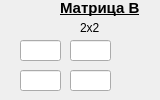
   <widget class="QWidget" name="tab_3">
    <attribute name="title">
     <string>2х2</string>
    </attribute>
    <widget class="QLabel" name="label_17">
     <property name="geometry">
      <rect>
       <x>80</x>
       <y>20</y>
       <width>21</width>
       <height>16</height>
      </rect>
     </property>
     <property name="text">
      <string>2х2</string>
     </property>
    </widget>
    <widget class="QLabel" name="label_18">
     <property name="geometry">
      <rect>
       <x>60</x>
       <y>0</y>
       <width>91</width>
       <height>16</height>
      </rect>
     </property>
     <property name="font">
      <font>
       <family>Arial</family>
       <pointsize>11</pointsize>
       <weight>75</weight>
       <bold>true</bold>
       <underline>true</underline>
      </font>
     </property>
     <property name="text">
      <string>Матрица В</string>
     </property>
    </widget>
    <widget class="QLineEdit" name="lineEdit_55">
     <property name="geometry">
      <rect>
       <x>20</x>
       <y>40</y>
       <width>41</width>
       <height>21</height>
      </rect>
     </property>
     <property name="font">
      <font>
       <family>a_LCDNova</family>
      </font>
     </property>
    </widget>
    <widget class="QLineEdit" name="lineEdit_56">
     <property name="geometry">
      <rect>
       <x>70</x>
       <y>40</y>
       <width>41</width>
       <height>21</height>
      </rect>
     </property>
     <property name="font">
      <font>
       <family>a_LCDNova</family>
      </font>
     </property>
    </widget>
    <widget class="QLineEdit" name="lineEdit_57">
     <property name="geometry">
      <rect>
       <x>20</x>
       <y>70</y>
       <width>41</width>
       <height>21</height>
      </rect>
     </property>
     <property name="font">
      <font>
       <family>a_LCDNova</family>
      </font>
     </property>
    </widget>
    <widget class="QLineEdit" name="lineEdit_58">
     <property name="geometry">
      <rect>
       <x>70</x>
       <y>70</y>
       <width>41</width>
       <height>21</height>
      </rect>
     </property>
     <property name="font">
      <font>
       <family>a_LCDNova</family>
      </font>
     </property>
    </widget>
   </widget>
